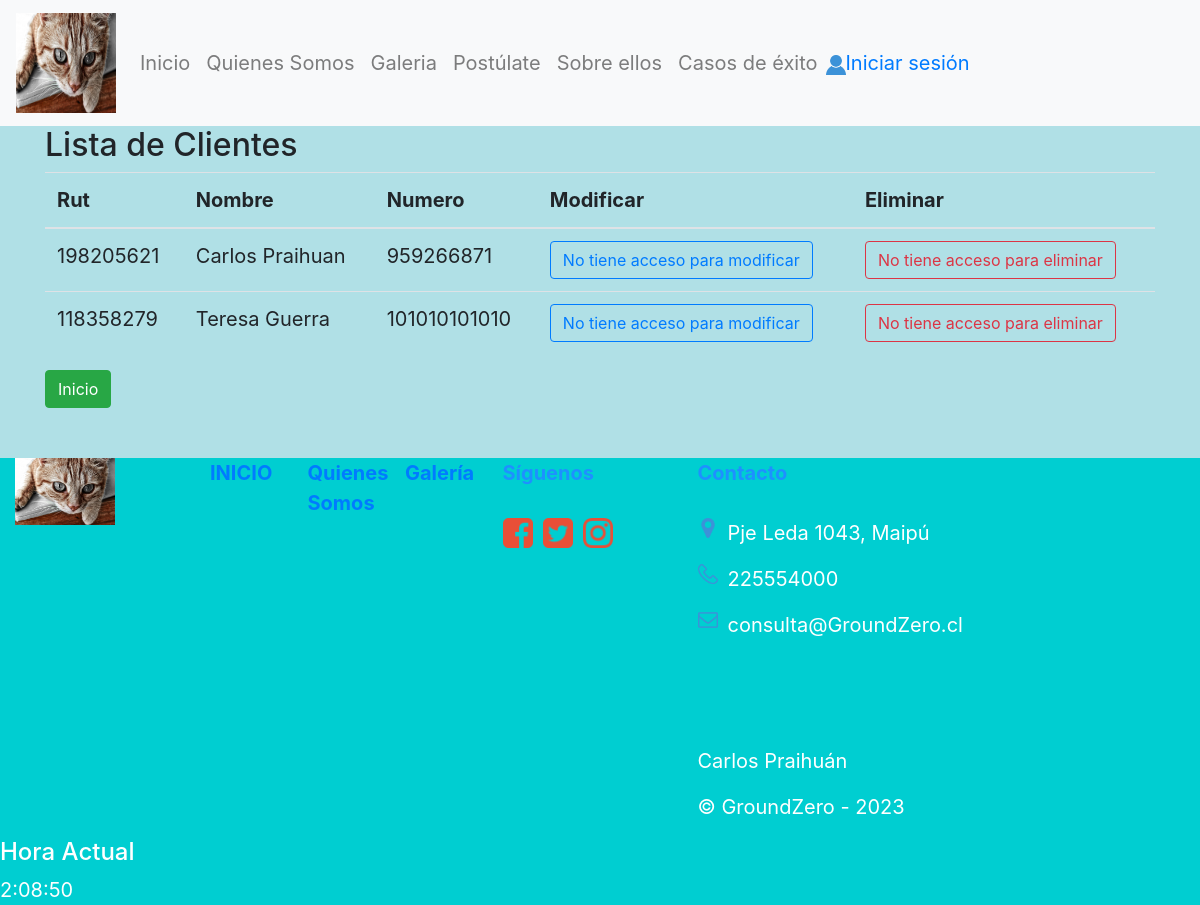
Screenshot of /mostrarCli/ with the database file from the repository.
### core/models.py (models this page shows, shortened)
class Cliente(models.Model):
    rut=models.CharField(max_length=10, primary_key=True, verbose_name='Rut')
    nombre=models.CharField(max_length=30, verbose_name='Nombre')
    numero=models.CharField(max_length=20, verbose_name='Numero')

### core/views.py (the view)
# urls.py: path('mostrarCli/', mostrarCli, name="mostrarCli"),
def mostrarCli(request):
    cliente = Cliente.objects.all()
    datos={
        'clientes':cliente
    }
    return render(request, 'mostrarClientes.html', datos)

### core/templates/mostrarClientes.html (shortened to what this page needs)
<!DOCTYPE html>
<html lang="en">
<head>
    {% load static %}
    <link rel="stylesheet" href="https://cdnjs.cloudflare.com/ajax/libs/font-awesome/4.7.0/css/font-awesome.min.css">
    <link href="{% static 'css/bootstrap.min.css' %}" rel="stylesheet">
    <link href="{% static 'css/estilo.css' %}" rel="stylesheet">
</head>
<body>
    <nav class="navbar navbar-expand-sm navbar-light bg-light">
        <a class="navbar-brand" href="#">
            <img src="{% static 'img/gatos2.jpg' %}" width="100px" height="100px">
        </a>
        <div class="collapse navbar-collapse" id="opciones">
            <ul class="navbar-nav">
                <li class="nav-item">
                    <a class="nav-link" href="{% url 'home' %}">Inicio</a>
                </li>
                <li class="nav-item">
                    <a class="nav-link" href="{% url 'quienes' %}">Quienes Somos</a>
                </li>
                <li class="nav-item">
                    <a class="nav-link" href="{% url 'galeria' %}">Galeria</a>
                </li>
                <li class="nav-item">
                    <a class="nav-link" href="{% url 'ayudanos' %}">Postúlate</a>
                </li>
                <li class="nav-item">
                    <a class="nav-link" href="{% url 'gatos' %}">Sobre ellos</a>
                </li>
                <li class="nav-item">
                    <a class="nav-link" href="{% url 'api' %}">Casos de éxito</a>
                </li>
            </ul>
            <div>
                {% if user.is_authenticated %}
                    <a href="{% url 'logout' %}" id="userGroundZero">
                         <img src="{% static 'img/user-vector-icon.png' %}" alt="userGroundZero" width="20px">Cerrar Sesión
                    </a>
                {% else %}
                <a href="{% url 'login' %}" id="userGroundZero">
                    <img src="{% static 'img/user-vector-icon.png' %}" alt="userGroundZero" width="20px">Iniciar sesión
                </a>
                {% endif %}
            </div>
        </div>
    </nav>
    <div class="container">
        <h2>Lista de Clientes</h2>
        <table class="table">
            <thead>
                <tr>
                    <th>Rut</th>
                    <th>Nombre</th>
                    <th>Numero</th>
                    <th>Modificar </th>
                    <th>Eliminar</th>
                </tr>
            </thead>
            <tbody>
                {% for ve in clientes %}
                    <tr>
                        <td>{{ve.rut}}</td>
                        <td>{{ve.nombre}}</td>
                        <td>{{ve.numero}}</td>
                        {% if user.is_authenticated %}
                            <td><a href="{% url 'modificarCli' ve.rut %}" class="btn btn-primary">Modificar</a></td>
                            <td><a href="{% url 'eliminarCli' ve.rut %}" class="btn btn-danger">Eliminar</a></td>
                        {% else %}
                            <td><a href="#" class="btn btn-outline-primary">No tiene acceso para modificar</a></td>
                            <td><a href="#" class="btn btn-outline-danger">No tiene acceso para eliminar</a></td>
                        </tr>
                        {% endif %}
                {% endfor%}
            </tbody>
        </table>
        {% if user.is_authenticated %}
            <a href="{% url 'crearCli' %}" class="btn btn-primary" target="_blank">Crear Cliente</a>
        {% else %}
            <a href="{% url 'home' %}" class="btn btn-success">Inicio</a>
        {% endif %}
    </div>
    <footer>
        <div class="row col-12">
            <div class="col-lg-2">
                <img src="{% static 'img/gatos2.jpg' %}" alt="Gato" width="100px">
            </div>
            <div class="col-lg-1">
                <a href="{% url 'home' %}" id="linkFooter"><strong>INICIO</strong></a>
            </div>
            <div class="col-lg-1">
                <a href="{% url 'quienes' %}" id="linkFooter"><strong>Quienes Somos</strong></a>
            </div>
            <div class="col-lg-1">
                <a href="{% url 'galeria' %}" id="linkFooter"><strong>Galería</strong></a>
            </div>
        <div class="col-lg-2">
            <FONT color="dodgerblue"><strong>Síguenos</strong></FONT>
            <br><br>
            <div class="row">
                <img src="{% static 'img/2000px-Facebook_font_awesome.svg.png' %}" alt="" width="30px" height="30px"
                    style=" margin-left: 15px;">
                <img src="{% static 'img/twitter.png' %}" alt="" width="30px" height="30px" style=" margin-left: 10px;">
                <img src="{% static 'img/Instagram.png' %}" alt="" width="30px" height="30px" style=" margin-left: 10px;">
            </div>
        </div>
            <div class="col-lg-3">
                <FONT color = "dodgerblue"><strong>Contacto</strong></FONT>
                <br><br>
                <div class="row">
                    <img src="{% static 'img/location.png' %}" alt="" width="20px" height="20px"
                        style="margin-right: 10px; margin-left: 15px;">
                    <p>Pje Leda 1043, Maipú</p>
                </div>
                <div class="row">
                    <img src="{% static 'img/fono.png' %}" alt="" width="20px" height="20px"
                        style="margin-right: 10px; margin-left: 15px;">
                    <p>225554000</p>
                </div>
                <div class="row">
                    <img src="{% static 'img/email.png' %}" alt="" width="20px" height="20px"
                        style="margin-right: 10px; margin-left: 15px;">
                    <p>consulta@GroundZero.cl</p>
                </div>
                <br><br><br>
                <p>Carlos Praihuán</p>
                <p>&copy; GroundZero - 2023</p>
            </div>
        </div>
        <h4 onmouseover="style.color = 'blue'" onmouseout="style.color= 'black'"" >Hora Actual</h4>
        <div onmouseover="style.color = 'blue'" onmouseout="style.color= 'black'"" class="reloj">12:30:30</div>
    </footer>
</body>
</html>

### core/static/css/estilo.css (style rules this page uses)
body { background-color: powderblue; font-size: 15pt; font-style: unset; }
footer { margin-top: 50px; color: #fff; background-color: darkturquoise; }

### rows the page displays
Cliente: rut "198205621", nombre "Carlos Praihuan", numero "959266871"
Cliente: rut "118358279", nombre "Teresa Guerra", numero "101010101010"
